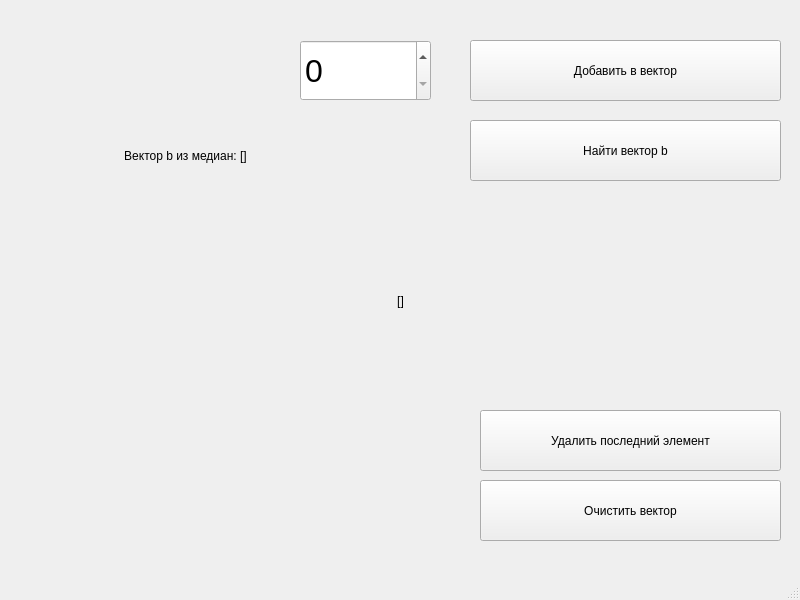
<?xml version="1.0" encoding="UTF-8"?>
<ui version="4.0">
 <class>MainWindow</class>
 <widget class="QMainWindow" name="MainWindow">
  <property name="geometry">
   <rect>
    <x>0</x>
    <y>0</y>
    <width>800</width>
    <height>600</height>
   </rect>
  </property>
  <property name="windowTitle">
   <string>MainWindow</string>
  </property>
  <widget class="QWidget" name="centralwidget">
   <widget class="QSpinBox" name="spinBox">
    <property name="geometry">
     <rect>
      <x>300</x>
      <y>40</y>
      <width>131</width>
      <height>61</height>
     </rect>
    </property>
    <property name="font">
     <font>
      <pointsize>24</pointsize>
     </font>
    </property>
    <property name="maximum">
     <number>1000</number>
    </property>
   </widget>
   <widget class="QPushButton" name="pushButton">
    <property name="geometry">
     <rect>
      <x>470</x>
      <y>40</y>
      <width>311</width>
      <height>61</height>
     </rect>
    </property>
    <property name="text">
     <string>Добавить в вектор</string>
    </property>
   </widget>
   <widget class="QPushButton" name="pushButton_2">
    <property name="geometry">
     <rect>
      <x>470</x>
      <y>120</y>
      <width>311</width>
      <height>61</height>
     </rect>
    </property>
    <property name="text">
     <string>Найти вектор b</string>
    </property>
   </widget>
   <widget class="QLabel" name="label">
    <property name="geometry">
     <rect>
      <x>30</x>
      <y>220</y>
      <width>741</width>
      <height>161</height>
     </rect>
    </property>
    <property name="text">
     <string>[]</string>
    </property>
    <property name="alignment">
     <set>Qt::AlignCenter</set>
    </property>
    <property name="wordWrap">
     <bool>true</bool>
    </property>
   </widget>
   <widget class="QLabel" name="label_2">
    <property name="geometry">
     <rect>
      <x>10</x>
      <y>110</y>
      <width>351</width>
      <height>91</height>
     </rect>
    </property>
    <property name="text">
     <string>Вектор b из медиан: []</string>
    </property>
    <property name="alignment">
     <set>Qt::AlignCenter</set>
    </property>
    <property name="wordWrap">
     <bool>true</bool>
    </property>
   </widget>
   <widget class="QPushButton" name="pushButton_3">
    <property name="geometry">
     <rect>
      <x>480</x>
      <y>480</y>
      <width>301</width>
      <height>61</height>
     </rect>
    </property>
    <property name="text">
     <string>Очистить вектор</string>
    </property>
   </widget>
   <widget class="QPushButton" name="pushButton_4">
    <property name="geometry">
     <rect>
      <x>480</x>
      <y>410</y>
      <width>301</width>
      <height>61</height>
     </rect>
    </property>
    <property name="text">
     <string>Удалить последний элемент</string>
    </property>
   </widget>
  </widget>
  <widget class="QMenuBar" name="menubar">
   <property name="geometry">
    <rect>
     <x>0</x>
     <y>0</y>
     <width>800</width>
     <height>22</height>
    </rect>
   </property>
  </widget>
  <widget class="QStatusBar" name="statusbar"/>
 </widget>
 <resources/>
 <connections/>
</ui>
